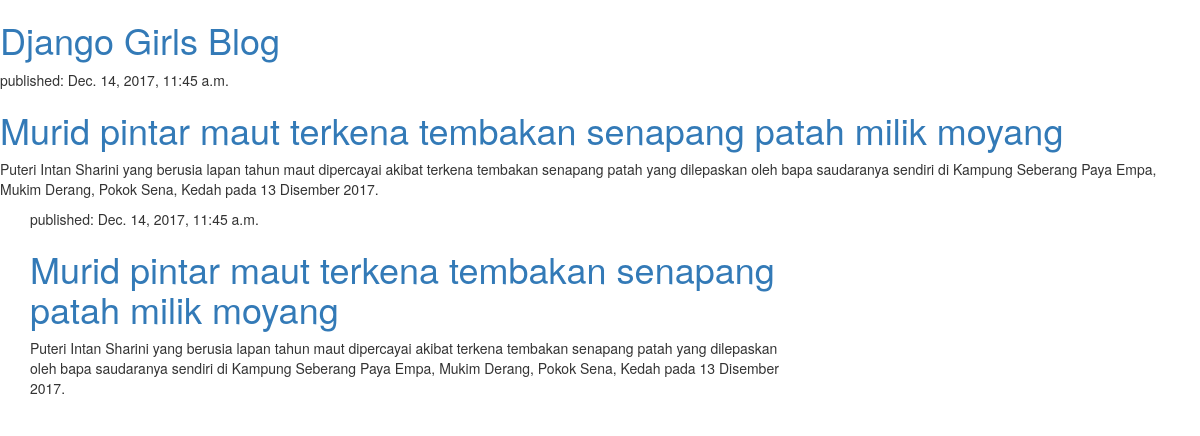
The page / on the database its author committed.
### blog/models.py (models this page shows, shortened)
class Post(models.Model):
    author = models.ForeignKey('auth.User',on_delete=models.CASCADE)
    title = models.CharField(max_length=200)
    text = models.TextField()
    created_date = models.DateTimeField(
            default=timezone.now)
    published_date = models.DateTimeField(
            blank=True, null=True)

### blog/views.py (the view)
# urls.py: url(r'^$', views.post_list, name='post_list'),
def post_list(request):
    posts = Post.objects.filter(published_date__lte=timezone.now()).order_by('published_date')
    posts=Post.objects.all().order_by('published_date')
    return render(request, 'blog/post_list.html', {'posts': posts})

### blog/templates/blog/post_list.html (shortened to what this page needs)
<div>
   <head>
        <link rel="stylesheet" href="//maxcdn.bootstrapcdn.com/bootstrap/3.2.0/css/bootstrap.min.css">
        <link rel="stylesheet" href="//maxcdn.bootstrapcdn.com/bootstrap/3.2.0/css/bootstrap-theme.min.css">
    </head>
<div>
    <h1><a href="/">Django Girls Blog</a></h1>
</div>
{% for post in posts %}
    <div>
        <p>published: {{ post.published_date }}</p>
        <h1><a href="">{{ post.title }}</a></h1>
        <p>{{ post.text|linebreaksbr }}</p>
    </div>
    <div class="content container">
    <div class="row">
        <div class="col-md-8">
            {% for post in posts %}
                <div class="post">
                    <div class="date">
                        <p>published: {{ post.published_date }}</p>
                    </div>
                    <h1><a href="">{{ post.title }}</a></h1>
                    <p>{{ post.text|linebreaksbr }}</p>
                </div>
            {% endfor %}
        </div>
    </div>
</div>
{% endfor %}

### rows shown on the page
Post: published_date "Dec. 14, 2017, 11:45 a.m.", title "Murid pintar maut terkena tembakan senapang patah milik moyang", text "Puteri Intan Sharini yang berusia lapan tahun maut dipercayai akibat terkena tembakan senapang patah yang dilepaskan oleh bapa saudaranya sendiri di Kampung Seberang Paya Empa, Mukim Derang, Pokok Sena, Kedah pada 13 Disember 2017."
